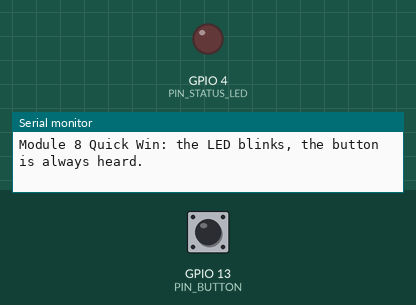
The sketch below on a simulated ESP32. On the bench: output pins drawn as LEDs (lit = HIGH), the last lines printed to the serial monitor. Dashed ring = blinking. Inputs (shaded band) come from the test bench; at power-on: GPIO 13 (PIN_BUTTON) HIGH.

Above: at 1.2 s.
1.3 s: GPIO 13 (PIN_BUTTON) pulled LOW for 0.15 s
At 1.58 s:
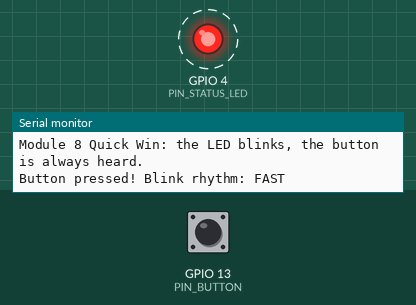
4.3 s: GPIO 13 (PIN_BUTTON) pulled LOW for 1 s
At 4.98 s:
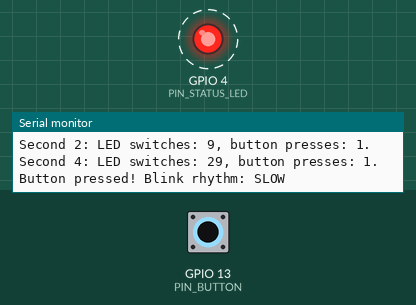
Timing chart, 0 to 13.3 s (numbered marks = the images above; inputs shaded):
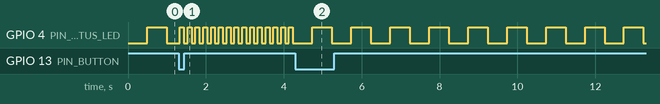

The sketch:

module08_blink_without_delay.ino
```cpp
// Module 8 - Quick Win: the LED blinks and the button is still heard, without delay()
// Circuit: status LED on D4 (through a 220 ohm resistor) and a button on D13 (its opposite leg to GND).
// Press the button any time: the LED's blink rhythm switches at once, slow <-> fast.

const int PIN_STATUS_LED = 4;
const int PIN_BUTTON = 13;
const unsigned long DEBOUNCE_DELAY = 30;  // milliseconds: the button reading must stay steady this long (Module 5)

unsigned long blinkDelay = 500;    // the LED switches on/off every 500 ms (slow)
unsigned long lastBlinkTime = 0;   // when the LED last switched
unsigned long lastReportTime = 0;  // when Serial last reported
unsigned long lastChangeTime = 0;  // when the button reading last changed
bool ledOn = false;
int previousReading = HIGH;  // the button reading on the previous pass; HIGH = released (INPUT_PULLUP)
int stableButton = HIGH;     // the button state we already trust (its reading has been steady for 30 ms)
int changeCount = 0;         // how many times the LED has switched
int pressCount = 0;          // how many times the button has been pressed

void setup() {
  Serial.begin(115200);
  pinMode(PIN_STATUS_LED, OUTPUT);
  pinMode(PIN_BUTTON, INPUT_PULLUP);
  Serial.println("Module 8 Quick Win: the LED blinks, the button is always heard.");
}

void loop() {
  unsigned long now = millis();  // glance at the "wall clock" once at the start of every pass

  // Task 1: time for the LED to switch?
  if (now - lastBlinkTime >= blinkDelay) {
    lastBlinkTime = now;
    ledOn = !ledOn;
    digitalWrite(PIN_STATUS_LED, ledOn);  // true = HIGH (on), false = LOW (off)
    changeCount++;
  }

  // Task 2: has the button just been pressed? Checked on EVERY pass.
  int reading = digitalRead(PIN_BUTTON);
  if (reading != previousReading) {  // the reading changed: pressed, released, bouncing, or noise
    previousReading = reading;
    lastChangeTime = now;            // start counting "steady" from zero again
  }
  if (reading != stableButton && now - lastChangeTime >= DEBOUNCE_DELAY) {
    stableButton = reading;          // steady for 30 ms: this change is real
    if (stableButton == LOW) {       // changed from released to pressed
      pressCount++;
      if (blinkDelay == 500) {
        blinkDelay = 100;
        Serial.println("Button pressed! Blink rhythm: FAST");
      } else {
        blinkDelay = 500;
        Serial.println("Button pressed! Blink rhythm: SLOW");
      }
    }
  }

  // Task 3: time to report? (every 2 seconds)
  if (now - lastReportTime >= 2000) {
    lastReportTime = now;
    Serial.print("Second ");
    Serial.print(now / 1000);
    Serial.print(": LED switches: ");
    Serial.print(changeCount);
    Serial.print(", button presses: ");
    Serial.print(pressCount);
    Serial.println(".");
  }
}
```

Measured:
- after the input at 1.3 s, GPIO 4 (PIN_STATUS_LED): alternates HIGH for 0.10 s and LOW for 0.10 s, starting at once
- after the input at 4.3 s, GPIO 4 (PIN_STATUS_LED): alternates HIGH for 0.50 s and LOW for 0.50 s, starting after 0.43 s
